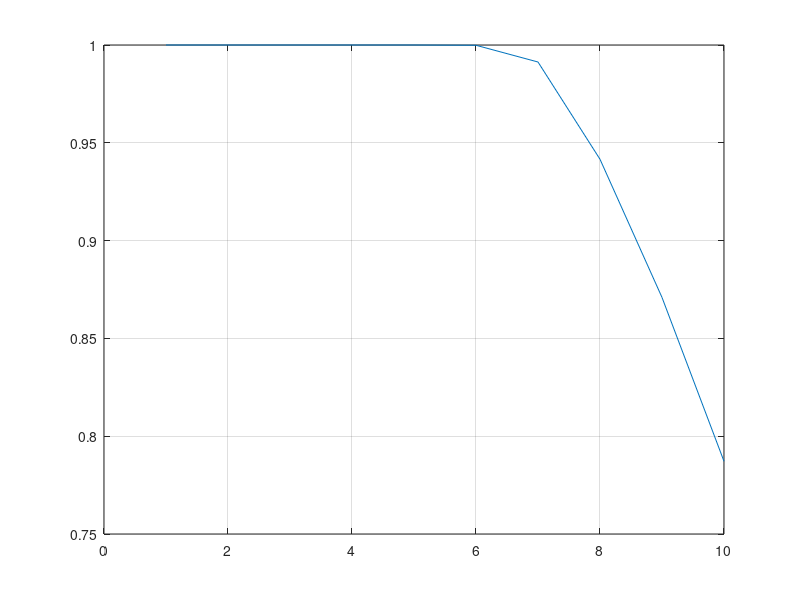

Recreate this plot in MATLAB.
clc;
clear all;
close all;
Eo=.576;                    % Ethernet Overhead in micro sec
R=.304;                     % Length of report message in micro sec
Gt=5;                       % Guard time in micro sec
D=12;                       % packet length in micro sec
N=16;                       % no of ONUs
T_cycle = 2000;             %in micro sec
Relaxed_ONU=0;
S=0;
z=0;
Total_Required_BW_EXSTD_ONU=0;
Exhausted_onu=0;
Required_BW_Exhausted_onu=0;
Experienced_Delay=0;
Total_Experienced_Delay=0;
Grand_Total_Delay=0;
Great_Grand=0;
it=500;
xp=zeros(1,10);
yp=zeros(1,10);
Total_Grand=0;
Get_Message=0;
Throughput_Ratio=0;
Great_Grand_Throughput_r=0;
Exhausted_onu=0;
Unused_time_per_cycle=0;
Relaxed_ONU=0;

Great_Grand_Throughput_r_Store = zeros(1,1500); %declaring a vector to store 1500 data
Great_Grand_Throughput_r_Sum = 0;

counter = 1;
for y=1:10
    Great_Grand_Throughput_r_Store = zeros(1,500);
    Great_Grand_Throughput_r_Sum = 0;
    
   for  z=1:it
      N=16;
      Exhausted_onu=0;
      Great_Grand_Throughput_r=0;
      disp('Iteration:');
      disp(z);% Data generate of 16 ONU
      disp('-------------------------------------------------------------');
      for j=1:16;
          r(j)=2*randi([0 y],1,1);     % random data packets
          W_r=12.576*r+R;              % Requested window size
          Report_Message=round(W_r);
      end
      disp(Report_Message);
                                                        % Count the number of active ONU

      for k=1:16;                      % for 16 ONUs

         if  Report_Message(1,k)==0
            N=N-1;
         end
      end



     Useable_time=T_cycle-N*Gt;            % Useable time per cycle
     W_max =Useable_time/N;                % maximum bandwidth of each ONU
     B=sort(Report_Message,'descend');     % Sorting the total report message
     S=sum(B);                             % Sum of total requested time
     Unused_time_per_cycle=Useable_time-S; % Available time per cycle
      disp('Value of N:');
      disp(N);
      disp('Value of W_max:');
      disp(W_max);
      disp('Value of S:');
      disp(S);
      disp('Value of Unused_time_per_cycle:');
      disp(Unused_time_per_cycle);
                                            % Calculate the number of Exhausted ONUs

    for i=1:16
        if Report_Message(1,i)> W_max
            Exhausted_onu=Exhausted_onu+1;
        
        end
    end
    disp('Number of Exhausted_onu:');
    disp(Exhausted_onu);
                                                    
    
             

                                                            % Calculation of extra available bandwidth utilization
                                                            
    if Exhausted_onu>0;
        Extra_Available_BW=Unused_time_per_cycle/Exhausted_onu;
    else
        Extra_Available_BW=0; 
    end
    
    disp('Value of Extra_Available_BW:');
    disp(Extra_Available_BW);

    if Extra_Available_BW>0
        Possible_provided_BW=W_max+Extra_Available_BW;       %Possible allocated time for ONU
    else
       Possible_provided_BW=W_max;
    end
    Possible_provided_BW_Round=round(Possible_provided_BW);
    disp('Value of Possible_provided_BW_Round: ');
    disp(Possible_provided_BW_Round);

                                                                   %Delay calculation for Exhasuted ONU

    for j=1:16
        if Report_Message(1,j)>=Possible_provided_BW_Round
            Get_Message(1,j)=Possible_provided_BW;
            
        else
            Get_Message(1,j)=Report_Message(1,j);
              
        end
        
    end
      Get_Message_Round=round(Get_Message);
      disp('Value of Get_Message_Round:' );
      disp(Get_Message_Round);
      
      Grand_Get_Message=sum(Get_Message_Round);
      disp('Value of Grand_Get_Message:' );
      disp(Grand_Get_Message);
      
      Throughput_Ratio=Grand_Get_Message/S;
      disp('Value of Throughput_Ratio:' );
      disp(Throughput_Ratio);
      Great_Grand_Throughput_r=Great_Grand_Throughput_r+Throughput_Ratio;
      disp('Value of Great_Grand_Throughput_r:' );
      disp(Great_Grand_Throughput_r);
      
      Great_Grand_Throughput_r_Sum = Great_Grand_Throughput_r_Sum + Great_Grand_Throughput_r;
%       %Great_Grand_Throughput_r_Store(1,z) = Great_Grand_Throughput_r;
      disp('Value of Great_Grand_Throughput_r_Sum:' );
      disp(Great_Grand_Throughput_r_Sum);
   
   end
   avg=Great_Grand_Throughput_r_Sum/it;
   disp('Value of avg:' );
   disp(avg);
   xp(y)=y;
   yp(y)=avg;
end
  disp(yp);
  plot(xp,yp);
  grid on;
